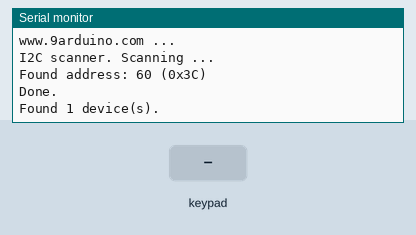
Recording of a sketch running on a simulated Arduino Uno, built with avr-gcc and run on an emulated ATmega328P. On the bench: the last lines printed to the serial monitor. The inputs (shaded band) are chosen by the test bench.

Above: at 1.2 s.
1.3 s: key '1' pressed
At 1.8 s:
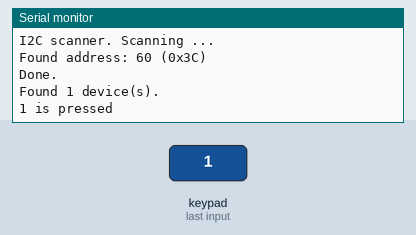
2.8 s: keypad keys 7 6 5 4 # pressed 0.4 s apart
At 5.6 s:
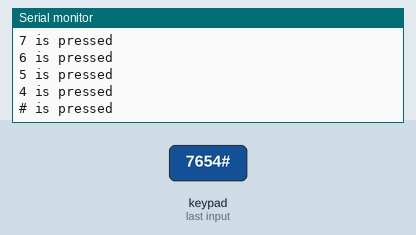
6.3 s: key 'A' pressed
At 7.0 s:
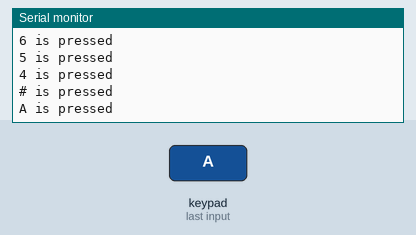
7.8 s: keypad keys 7 6 5 4 * pressed 0.4 s apart
At 10.4 s:
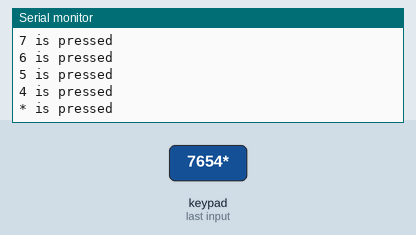
11.3 s: key 'B' pressed
At 12.1 s:
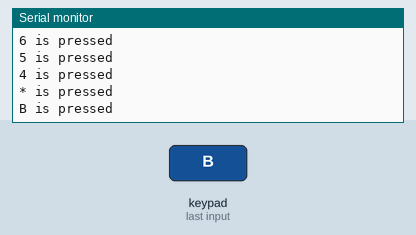
12.8 s: keypad keys 7 6 5 4 D pressed 0.4 s apart
At 15.5 s:
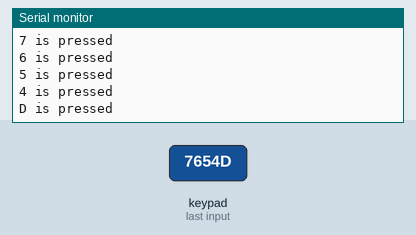
Timing chart, 0 to 17.0 s (numbered marks = the images above; inputs shaded):
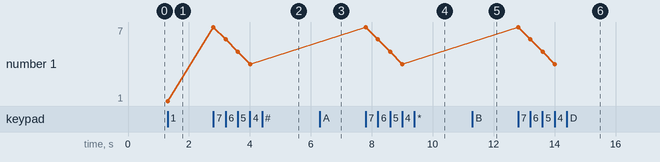

The sketch:

Exoeriment_01_Keypad_I2C.ino
```cpp
#include <Keypad_I2C.h>
#include <Keypad.h>
#include <Wire.h>

#define I2CADDR 0x20


const byte ROWS = 4;
const byte COLS = 4;

char hexaKeys[ROWS][COLS] = {
  {'1','2','3','A'},
  {'4','5','6','B'},
  {'7','8','9','C'},
  {'*','0','#','D'}
};
byte rowPins[ROWS] = {7, 6, 5, 4};
byte colPins[COLS] = {3, 2, 1, 0};

Keypad_I2C keypad( makeKeymap(hexaKeys), rowPins, colPins, ROWS, COLS, I2CADDR);

void I2C_bus_scan(void);

void setup(){
  Wire.begin( );
  keypad.begin( );
  Serial.begin(38400);

  I2C_bus_scan();
}

void loop(){
  char key = keypad.getKey();
  if (key != NO_KEY){
    Serial.print(key);
    Serial.println(" is pressed");
  }
}

void I2C_bus_scan(void)
{
  Serial.println ();
  Serial.println ("www.9arduino.com ...");
  Serial.println ("I2C scanner. Scanning ...");
  byte count = 0;

  Wire.begin();
  for (byte i = 8; i < 120; i++)  // Loop ค้นหา Address
  {
    Wire.beginTransmission (i);
    if (Wire.endTransmission () == 0)
      {
      Serial.print ("Found address: ");
      Serial.print (i, DEC);
      Serial.print (" (0x");
      Serial.print (i, HEX);
      Serial.println (")");
      count++;
      delay (1);
      }
  }
  Serial.println ("Done.");
  Serial.print ("Found ");
  Serial.print (count, DEC);
  Serial.println (" device(s).");
}
```

Measured:
- after the input at 1.3 s, the serial monitor: prints a new line at once (image 1)
- after the input at 2.8 s, the serial monitor: prints a new line at once (image 2)
- after the input at 6.3 s, the serial monitor: prints a new line at once (image 3)
- after the input at 7.8 s, the serial monitor: prints a new line at once (image 4)
- after the input at 11.3 s, the serial monitor: prints a new line at once (image 5)
- after the input at 12.8 s, the serial monitor: prints a new line at once (image 6)
- plotted number 1: 1 → 4 after the input at 2.8 s
